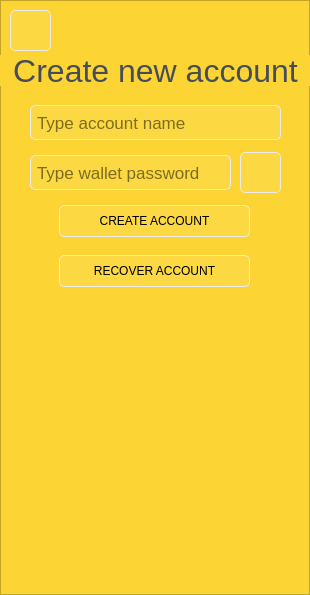
<?xml version="1.0" encoding="UTF-8"?>
<ui version="4.0">
 <class>PageNewAccount</class>
 <widget class="QWidget" name="PageNewAccount">
  <property name="geometry">
   <rect>
    <x>0</x>
    <y>0</y>
    <width>310</width>
    <height>595</height>
   </rect>
  </property>
  <property name="windowTitle">
   <string>Form</string>
  </property>
  <property name="styleSheet">
   <string notr="true">background-color: #FCD535;</string>
  </property>
  <widget class="QFrame" name="NewAccountFrame">
   <property name="geometry">
    <rect>
     <x>0</x>
     <y>0</y>
     <width>310</width>
     <height>595</height>
    </rect>
   </property>
   <property name="frameShape">
    <enum>QFrame::StyledPanel</enum>
   </property>
   <property name="frameShadow">
    <enum>QFrame::Raised</enum>
   </property>
   <widget class="QPushButton" name="showHidePushButton">
    <property name="geometry">
     <rect>
      <x>240</x>
      <y>152</y>
      <width>41</width>
      <height>41</height>
     </rect>
    </property>
    <property name="tabletTracking">
     <bool>true</bool>
    </property>
    <property name="focusPolicy">
     <enum>Qt::ClickFocus</enum>
    </property>
    <property name="styleSheet">
     <string notr="true">QPushButton {
	border-style: solid;
	background-color: rgba(255, 255, 255, 16);
	border-radius: 5px;
	border-width: 1px;
	border-color: rgb(235, 235, 235);
	color: black;
}
QPushButton:hover {
    background-color: rgba(255, 255, 255, 64);
}

QPushButton:pressed {
    background-color: rgba(255, 255, 255, 128);
}</string>
    </property>
    <property name="text">
     <string/>
    </property>
    <property name="icon">
     <iconset resource="../../res.qrc">
      <normaloff>:/res/ic/res/ic/passwordHidden.png</normaloff>:/res/ic/res/ic/passwordHidden.png</iconset>
    </property>
    <property name="iconSize">
     <size>
      <width>24</width>
      <height>24</height>
     </size>
    </property>
   </widget>
   <widget class="QLineEdit" name="accountNameLineEdit">
    <property name="geometry">
     <rect>
      <x>30</x>
      <y>105</y>
      <width>251</width>
      <height>35</height>
     </rect>
    </property>
    <property name="font">
     <font>
      <pointsize>13</pointsize>
     </font>
    </property>
    <property name="tabletTracking">
     <bool>true</bool>
    </property>
    <property name="styleSheet">
     <string notr="true">QLineEdit {
	border-style: solid;
	background-color: rgba(255, 255, 255, 16);
	border-radius: 5px;
	border-width: 1px;
	border-color: rgb(235, 235, 235);
	color: black;
    padding-left: 4px;
    padding-right: 4px;	
}
QLineEdit[text=&quot;&quot;]{ 
	color:gray;
 }
</string>
    </property>
    <property name="placeholderText">
     <string>Type account name</string>
    </property>
    <property name="clearButtonEnabled">
     <bool>true</bool>
    </property>
   </widget>
   <widget class="QPushButton" name="backPushButton">
    <property name="geometry">
     <rect>
      <x>10</x>
      <y>10</y>
      <width>41</width>
      <height>41</height>
     </rect>
    </property>
    <property name="mouseTracking">
     <bool>true</bool>
    </property>
    <property name="tabletTracking">
     <bool>true</bool>
    </property>
    <property name="focusPolicy">
     <enum>Qt::ClickFocus</enum>
    </property>
    <property name="styleSheet">
     <string notr="true">QPushButton {
	border-style: solid;
	background-color: rgba(255, 255, 255, 16);
	border-radius: 5px;
	border-width: 1px;
	border-color: rgb(235, 235, 235);
	color: black;
}
QPushButton:hover {
    background-color: rgba(255, 255, 255, 64);
}

QPushButton:pressed {
    background-color: rgba(255, 255, 255, 128);
}</string>
    </property>
    <property name="text">
     <string/>
    </property>
    <property name="icon">
     <iconset resource="../../res.qrc">
      <normaloff>:/res/ic/res/ic/arowLeft.png</normaloff>:/res/ic/res/ic/arowLeft.png</iconset>
    </property>
    <property name="iconSize">
     <size>
      <width>16</width>
      <height>16</height>
     </size>
    </property>
   </widget>
   <widget class="QLineEdit" name="walletPasswordLineEdit">
    <property name="geometry">
     <rect>
      <x>30</x>
      <y>155</y>
      <width>201</width>
      <height>35</height>
     </rect>
    </property>
    <property name="font">
     <font>
      <pointsize>13</pointsize>
     </font>
    </property>
    <property name="tabletTracking">
     <bool>true</bool>
    </property>
    <property name="styleSheet">
     <string notr="true">QLineEdit {
	border-style: solid;
	background-color: rgba(255, 255, 255, 16);
	border-radius: 5px;
	border-width: 1px;
	border-color: rgb(235, 235, 235);
	color: black;
    padding-left: 4px;
    padding-right: 4px;	
}
QLineEdit[text=&quot;&quot;]{ 
	color:gray;
 }
</string>
    </property>
    <property name="inputMask">
     <string/>
    </property>
    <property name="echoMode">
     <enum>QLineEdit::Password</enum>
    </property>
    <property name="placeholderText">
     <string>Type wallet password</string>
    </property>
    <property name="clearButtonEnabled">
     <bool>true</bool>
    </property>
   </widget>
   <widget class="QLabel" name="headerLabel">
    <property name="geometry">
     <rect>
      <x>0</x>
      <y>55</y>
      <width>311</width>
      <height>31</height>
     </rect>
    </property>
    <property name="font">
     <font>
      <pointsize>24</pointsize>
     </font>
    </property>
    <property name="styleSheet">
     <string notr="true">QLabel {
background-color: #FCD535;
color: #474D57;
}</string>
    </property>
    <property name="text">
     <string>Create new account</string>
    </property>
    <property name="alignment">
     <set>Qt::AlignCenter</set>
    </property>
   </widget>
   <widget class="QPushButton" name="createAccountPushButton">
    <property name="geometry">
     <rect>
      <x>59</x>
      <y>205</y>
      <width>191</width>
      <height>32</height>
     </rect>
    </property>
    <property name="tabletTracking">
     <bool>true</bool>
    </property>
    <property name="focusPolicy">
     <enum>Qt::ClickFocus</enum>
    </property>
    <property name="styleSheet">
     <string notr="true">QPushButton {
	border-style: solid;
	background-color: rgba(255, 255, 255, 16);
	border-radius: 5px;
	border-width: 1px;
	border-color: rgb(235, 235, 235);
	color: black;
}
QPushButton:hover {
    background-color: rgba(255, 255, 255, 64);
}

QPushButton:pressed {
    background-color: rgba(255, 255, 255, 128);
}</string>
    </property>
    <property name="text">
     <string>CREATE ACCOUNT</string>
    </property>
   </widget>
   <widget class="QPushButton" name="recoverAccountPushButton">
    <property name="geometry">
     <rect>
      <x>59</x>
      <y>255</y>
      <width>191</width>
      <height>32</height>
     </rect>
    </property>
    <property name="tabletTracking">
     <bool>true</bool>
    </property>
    <property name="focusPolicy">
     <enum>Qt::ClickFocus</enum>
    </property>
    <property name="styleSheet">
     <string notr="true">QPushButton {
	border-style: solid;
	background-color: rgba(255, 255, 255, 16);
	border-radius: 5px;
	border-width: 1px;
	border-color: rgb(235, 235, 235);
	color: black;
}
QPushButton:hover {
    background-color: rgba(255, 255, 255, 64);
}

QPushButton:pressed {
    background-color: rgba(255, 255, 255, 128);
}</string>
    </property>
    <property name="text">
     <string>RECOVER ACCOUNT</string>
    </property>
   </widget>
  </widget>
 </widget>
 <resources>
  <include location="../../res.qrc"/>
 </resources>
 <connections/>
</ui>
